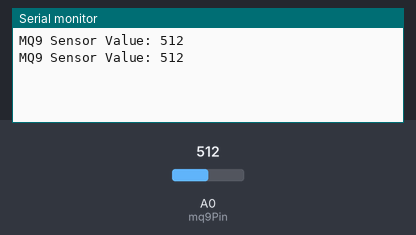
Recording of a sketch running on a simulated ESP8266 (NodeMCU). Parts: the last lines printed to the serial monitor. The inputs (shaded band) are chosen by the test bench; at power-on: A0 (mq9Pin) = 512. WiFi joins after 1.5 s; servers stay silent unless stated.

Above: at 3.0 s.
3.1 s: A0 (mq9Pin) set to 716
At 4.4 s:
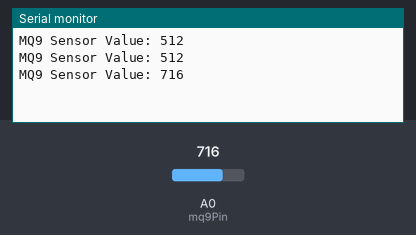
4.6 s: A0 (mq9Pin) set to 900
At 5.6 s:
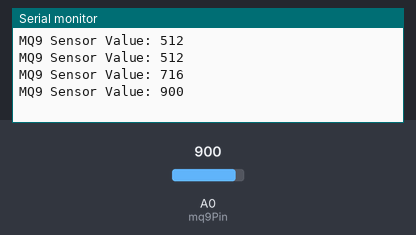
Timing chart, 0 to 7.6 s (numbered marks = the images above; inputs shaded):
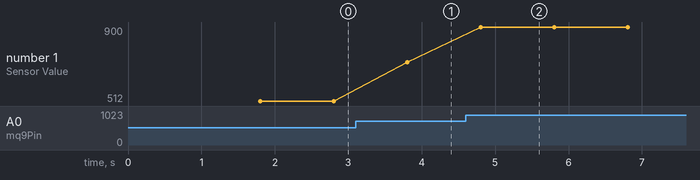

The sketch:

gas_sensor_esp_blynk.ino
```cpp
#define BLYNK_PRINT Serial

#include <ESP8266WiFi.h>
#include <BlynkSimpleEsp8266.h>

// Your WiFi credentials.
// Set password to "" for open networks.
char ssid[] = "ggglll";
char pass[] = "tttpppll";

// Your Blynk Auth Token.
char auth[] = "a2R0wCPqT69MdiNqTx34WyiEXud0j90c";

// Define the analog pin for MQ9 sensor.
const int mq9Pin = A0;

void setup()
{
  // Start the serial communication.
  Serial.begin(9600);

  // Connect to WiFi.
  Blynk.begin(auth, ssid, pass);
}

void loop()
{
  // Run Blynk.
  Blynk.run();

  // Read the sensor value.
  int sensorValue = analogRead(mq9Pin);

  // Print the sensor value to the serial monitor.
  Serial.print("MQ9 Sensor Value: ");
  Serial.println(sensorValue);

  // Send the sensor value to Blynk.
  Blynk.virtualWrite(V0, sensorValue);

  // Wait for a bit.
  delay(1000);
}
```

Measured:
- after the input at 3.1 s, the serial monitor: prints a new line after 0.71 s (image 1)
- after the input at 4.6 s, the serial monitor: prints a new line after 0.21 s (image 2)
- plotted number 1: 512 → 716 after the input at 3.1 s, 716 → 900 after the input at 4.6 s
